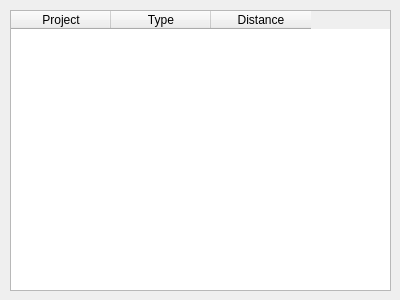
<?xml version="1.0" encoding="UTF-8"?>
<ui version="4.0">
 <class>dlgImpact</class>
 <widget class="QDialog" name="dlgImpact">
  <property name="geometry">
   <rect>
    <x>0</x>
    <y>0</y>
    <width>400</width>
    <height>300</height>
   </rect>
  </property>
  <property name="windowTitle">
   <string>Impact Report</string>
  </property>
  <widget class="QTableWidget" name="tblImpact">
   <property name="geometry">
    <rect>
     <x>10</x>
     <y>10</y>
     <width>381</width>
     <height>281</height>
    </rect>
   </property>
   <property name="alternatingRowColors">
    <bool>true</bool>
   </property>
   <column>
    <property name="text">
     <string>Project</string>
    </property>
   </column>
   <column>
    <property name="text">
     <string>Type</string>
    </property>
   </column>
   <column>
    <property name="text">
     <string>Distance</string>
    </property>
   </column>
  </widget>
 </widget>
 <resources/>
 <connections/>
</ui>
